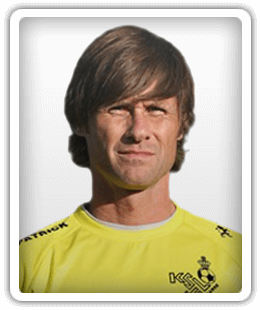
#> input picture FM/sample/1.png, 260 x 310 px, found by its file name; its folder holds only this picture in this run
$ python explore_transparency.py
#> lines starting #> are read from the running program, lines starting #| are printed output that depends on the picture; after the words box and inside, x2 and y2 are one past the last pixel; in counts of white or black regions, pixels touching at a corner belong together
"""Explore how transparent images are converted to RGB.

This script analyzes sample images to understand the transparency pattern,
then demonstrates how to add transparent borders to images.
"""

import os
import numpy as np
from PIL import Image
import matplotlib.pyplot as plt


def analyze_image_transparency(image_path: str) -> dict:
    """Analyze an image to understand its transparency and color structure.

    Args:
        image_path: Path to the image file.

    Returns:
        Dictionary with analysis results.
    """
#> called with image_path = 'd:\\Mini-Project\\FM\\sample/1.png'
    print(f"\n{'='*60}")
    print(f"Analyzing: {os.path.basename(image_path)}")
    print('='*60)

    # Load image with all channels
    img = Image.open(image_path)
#> img is the input picture: PIL image 260x310 P; mean R, G, B, A 139.4, 130.7, 106.1, 198.8

    results = {
        'filename': os.path.basename(image_path),
        'mode': img.mode,
        'size': img.size,
        'has_alpha': img.mode in ('RGBA', 'LA', 'PA')
    }

    print(f"Mode: {img.mode}")
#| Mode: P
    print(f"Size: {img.size}")
#| Size: (260, 310)
    print(f"Has Alpha: {results['has_alpha']}")
#| Has Alpha: False

    # Convert to numpy array
    img_array = np.array(img)
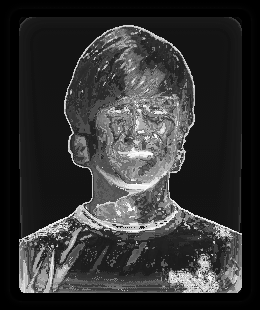
#> img_array: shape (310, 260); min 0, max 254, mean 51.8
    print(f"Array shape: {img_array.shape}")
#| Array shape: (310, 260)
    print(f"Array dtype: {img_array.dtype}")
#| Array dtype: uint8

    results['array_shape'] = img_array.shape

    # Analyze channels
    if results['has_alpha']:
        if img.mode == 'RGBA':
            r, g, b, a = img_array[:,:,0], img_array[:,:,1], img_array[:,:,2], img_array[:,:,3]
            print(f"\nChannel ranges:")
            print(f"  R: [{r.min()}, {r.max()}]")
            print(f"  G: [{g.min()}, {g.max()}]")
            print(f"  B: [{b.min()}, {b.max()}]")
            print(f"  A: [{a.min()}, {a.max()}]")

            # Find transparent pixels (alpha = 0)
            transparent_mask = (a == 0)
            num_transparent = np.sum(transparent_mask)
            total_pixels = a.size

            print(f"\nTransparency analysis:")
            print(f"  Transparent pixels: {num_transparent} ({num_transparent/total_pixels*100:.2f}%)")
            print(f"  Opaque pixels: {total_pixels - num_transparent} ({(total_pixels-num_transparent)/total_pixels*100:.2f}%)")

            if num_transparent > 0:
                # Analyze what RGB values transparent pixels have
                trans_r = r[transparent_mask]
                trans_g = g[transparent_mask]
                trans_b = b[transparent_mask]

                print(f"\nRGB values at transparent pixels:")
                print(f"  R: [{trans_r.min()}, {trans_r.max()}] (mean: {trans_r.mean():.2f})")
                print(f"  G: [{trans_g.min()}, {trans_g.max()}] (mean: {trans_g.mean():.2f})")
                print(f"  B: [{trans_b.min()}, {trans_b.max()}] (mean: {trans_b.mean():.2f})")

                # Check if most transparent pixels are white (255, 255, 255)
                white_transparent = np.sum((trans_r == 255) & (trans_g == 255) & (trans_b == 255))
                print(f"  White (255,255,255) transparent pixels: {white_transparent} ({white_transparent/num_transparent*100:.2f}%)")

                results['transparent_pixels'] = num_transparent
                results['transparent_color'] = (trans_r.mean(), trans_g.mean(), trans_b.mean())

    # Convert to RGB and analyze
    print(f"\n{'---'*20}")
    print("Converting to RGB...")
    rgb_img = img.convert('RGB')
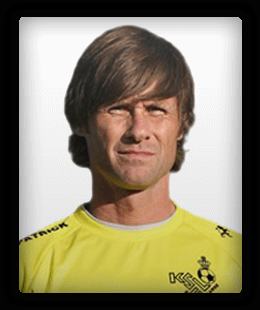
#> rgb_img: PIL image 260x310 RGB; mean R, G, B 139.4, 130.7, 106.1
    rgb_array = np.array(rgb_img)

    print(f"RGB array shape: {rgb_array.shape}")
#| RGB array shape: (310, 260, 3)
    print(f"RGB array dtype: {rgb_array.dtype}")
#| RGB array dtype: uint8

    r, g, b = rgb_array[:,:,0], rgb_array[:,:,1], rgb_array[:,:,2]
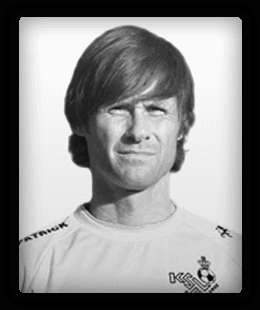
#> r: shape (310, 260); min 0, max 250, mean 139.4
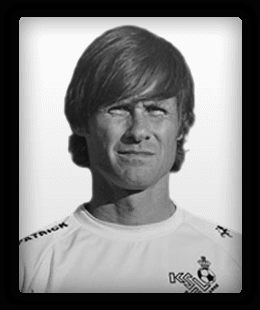
#> g: shape (310, 260); min 0, max 250, mean 130.7
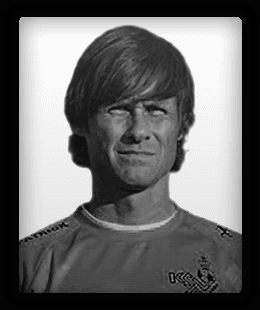
#> b: shape (310, 260); min 0, max 250, mean 106.1
    print(f"\nRGB channel ranges after conversion:")
    print(f"  R: [{r.min()}, {r.max()}]")
#|   R: [0, 250]
    print(f"  G: [{g.min()}, {g.max()}]")
#|   G: [0, 250]
    print(f"  B: [{b.min()}, {b.max()}]")
#|   B: [0, 250]

    # If original had alpha, check what happened to transparent areas
    if results['has_alpha'] and num_transparent > 0:
        # Get RGB values at same positions that were transparent
        rgb_at_transparent_r = r[transparent_mask]
        rgb_at_transparent_g = g[transparent_mask]
        rgb_at_transparent_b = b[transparent_mask]

        print(f"\nRGB values at formerly transparent positions:")
        print(f"  R: [{rgb_at_transparent_r.min()}, {rgb_at_transparent_r.max()}] (mean: {rgb_at_transparent_r.mean():.2f})")
        print(f"  G: [{rgb_at_transparent_g.min()}, {rgb_at_transparent_g.max()}] (mean: {rgb_at_transparent_g.mean():.2f})")
        print(f"  B: [{rgb_at_transparent_b.min()}, {rgb_at_transparent_b.max()}] (mean: {rgb_at_transparent_b.mean():.2f})")

        # Check if they became white or black
        white_count = np.sum((rgb_at_transparent_r == 255) & (rgb_at_transparent_g == 255) & (rgb_at_transparent_b == 255))
        black_count = np.sum((rgb_at_transparent_r == 0) & (rgb_at_transparent_g == 0) & (rgb_at_transparent_b == 0))

        print(f"  White (255,255,255): {white_count} ({white_count/num_transparent*100:.2f}%)")
        print(f"  Black (0,0,0): {black_count} ({black_count/num_transparent*100:.2f}%)")

        results['rgb_transparent_color'] = (rgb_at_transparent_r.mean(), rgb_at_transparent_g.mean(), rgb_at_transparent_b.mean())

    return results


# [67 lines left out: function visualize_transparency, not called in this run]


def explore_sample_gallery(gallery_dir: str = r"d:\Mini-Project\FM\sample", num_samples: int = 5):
    """Explore multiple images from the sample gallery.

    Args:
        gallery_dir: Path to gallery directory.
        num_samples: Number of images to analyze.
    """
    print("="*60)
    print("EXPLORING SAMPLE GALLERY")
    print("="*60)

    # Get PNG files
    png_files = []
    for filename in os.listdir(gallery_dir):
        if filename.lower().endswith('.png'):
            png_files.append(os.path.join(gallery_dir, filename))

    png_files.sort()

    if not png_files:
        print(f"No PNG files found in {gallery_dir}")
        return

    print(f"Found {len(png_files)} PNG files")
    print(f"Analyzing first {min(num_samples, len(png_files))} images...\n")

    results = []
    for image_path in png_files[:num_samples]:
        result = analyze_image_transparency(image_path)
        results.append(result)

    # Summary
    print(f"\n{'='*60}")
    print("SUMMARY")
    print('='*60)

    has_alpha_count = sum(1 for r in results if r['has_alpha'])
#> has_alpha_count = 0
    print(f"Images with alpha channel: {has_alpha_count}/{len(results)}")
#| Images with alpha channel: 0/1

    if has_alpha_count > 0:
        print(f"\nPattern detected:")
        alpha_results = [r for r in results if r['has_alpha']]

        if 'transparent_color' in alpha_results[0]:
            avg_trans_color = np.mean([r['transparent_color'] for r in alpha_results if 'transparent_color' in r], axis=0)
            print(f"  Average RGB at transparent pixels: ({avg_trans_color[0]:.1f}, {avg_trans_color[1]:.1f}, {avg_trans_color[2]:.1f})")

            if all(c > 250 for c in avg_trans_color):
                print(f"  ✅ Transparent areas are WHITE (255, 255, 255)")
            elif all(c < 5 for c in avg_trans_color):
                print(f"  ✅ Transparent areas are BLACK (0, 0, 0)")
            else:
                print(f"  ⚠️ Transparent areas have mixed colors")

        if 'rgb_transparent_color' in alpha_results[0]:
            avg_rgb_trans = np.mean([r['rgb_transparent_color'] for r in alpha_results if 'rgb_transparent_color' in r], axis=0)
            print(f"  After RGB conversion: ({avg_rgb_trans[0]:.1f}, {avg_rgb_trans[1]:.1f}, {avg_rgb_trans[2]:.1f})")

            if all(c > 250 for c in avg_rgb_trans):
                print(f"  ✅ Transparent pixels become WHITE in RGB")
            elif all(c < 5 for c in avg_rgb_trans):
                print(f"  ✅ Transparent pixels become BLACK in RGB")

    return results


def main():
    """Main exploration function."""
    import argparse

    parser = argparse.ArgumentParser(
        description="Explore how transparent images convert to RGB"
    )
    parser.add_argument(
        "--gallery",
        default=r"d:\Mini-Project\FM\sample",
        help="Gallery directory to explore"
    )
    parser.add_argument(
        "--samples",
        type=int,
        default=5,
        help="Number of sample images to analyze"
    )
    parser.add_argument(
        "--visualize",
        metavar="IMAGE",
        help="Path to specific image to visualize"
    )
    parser.add_argument(
        "--output",
        help="Output path for visualization"
    )

    args = parser.parse_args()

    if args.visualize:
        # Visualize specific image
        visualize_transparency(args.visualize, args.output)
    else:
        # Explore gallery
        results = explore_sample_gallery(args.gallery, args.samples)

        # Optionally visualize first image with alpha
        if results:
            alpha_images = [r for r in results if r['has_alpha']]
#> alpha_images = []
            if alpha_images:
                print(f"\n{'='*60}")
                print("Creating visualization for first image with alpha channel...")
                print('='*60)

                first_alpha = alpha_images[0]['filename']
                image_path = os.path.join(args.gallery, first_alpha)
                output_path = args.output or f"transparency_analysis_{first_alpha}"

                try:
                    visualize_transparency(image_path, output_path)
                except Exception as e:
                    print(f"Could not create visualization: {e}")


if __name__ == "__main__":
    main()

$ run again, on FM/sample/100014.png
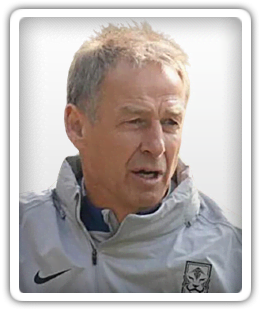
#> input picture FM/sample/100014.png, 260 x 310 px, found by its file name
#> in analyze_image_transparency, img is the input picture: PIL image 260x310 RGBA; mean R, G, B, A 136.2, 129.4, 127.4, 198.9
#| Mode: RGBA
#| Size: (260, 310)
#| Has Alpha: True
#| Array shape: (310, 260, 4)
#| Array dtype: uint8
#|   R: [0, 255]
#|   G: [0, 255]
#|   B: [0, 255]
#|   A: [0, 255]
#> in analyze_image_transparency, `transparent_mask = (a == 0)`:
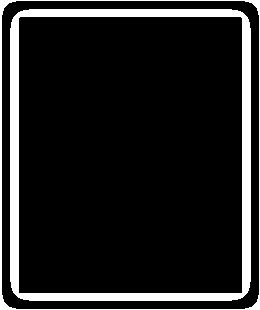
#> transparent_mask: shape (310, 260) bool; 12.6% white; 2 white regions, box (x1, y1, x2, y2) and area: (10, 9, 251, 301) 8466, (0, 0, 260, 310) 1680
#> num_transparent = 10146
#|   Transparent pixels: 10146 (12.59%)
#|   Opaque pixels: 70454 (87.41%)
#> trans_r = 10146 values, max 196 at index 2733, min 0 at index 0, mean 56.11
#> trans_g = 10146 values, max 194 at index 2691, min 0 at index 0, mean 56.74
#> trans_b = 10146 values, max 195 at index 2775, min 0 at index 0, mean 57.81
#|   R: [0, 196] (mean: 56.11)
#|   G: [0, 194] (mean: 56.74)
#|   B: [0, 195] (mean: 57.81)
#> white_transparent = 0
#|   White (255,255,255) transparent pixels: 0 (0.00%)
#| RGB array shape: (310, 260, 3)
#| RGB array dtype: uint8
#|   R: [0, 255]
#|   G: [0, 255]
#|   B: [0, 255]
#> rgb_at_transparent_r has the same summary as trans_r
#> rgb_at_transparent_g has the same summary as trans_g
#> rgb_at_transparent_b has the same summary as trans_b
#|   R: [0, 196] (mean: 56.11)
#|   G: [0, 194] (mean: 56.74)
#|   B: [0, 195] (mean: 57.81)
#> black_count = 5928
#|   White (255,255,255): 0 (0.00%)
#|   Black (0,0,0): 5928 (58.43%)
#> result = {'filename': '100014.png', 'mode': 'RGBA', 'size': (260, 310), 'has_alpha': True, 'array_shape': (310, 260, 4), 'transparent_pixels': 10146, 'transparent_color': (56.11, 56.74, 57.81), 'rgb_transparent_color': (56.11, 56.74, 57.81)}
#> has_alpha_count = 1
#| Images with alpha channel: 1/1
#> alpha_results = 1 item
#> avg_trans_color = [56.11, 56.74, 57.81]
#|   Average RGB at transparent pixels: (56.1, 56.7, 57.8)
#|   After RGB conversion: (56.1, 56.7, 57.8)
#> results = 1 item
#> first_alpha = '100014.png'
#> output_path = 'transparency_analysis_100014.png'
#> in visualize_transparency, `rgb_at_transparent[~transparent_mask] = 0`:
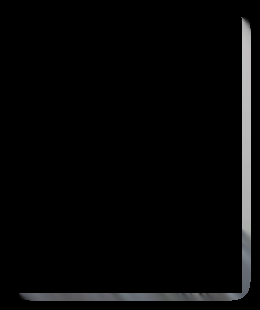
#> rgb_at_transparent: shape (310, 260, 3); mean R, G, B 7.1, 7.1, 7.3
#> diff: shape (310, 260) float64; every value is 0

$ run again, on FM/sample/1000438.png
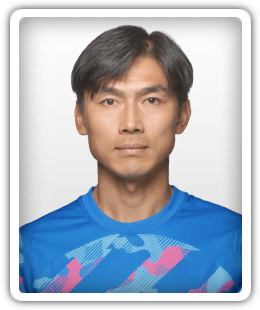
#> input picture FM/sample/1000438.png, 260 x 310 px, found by its file name
#> in analyze_image_transparency, img is the input picture: PIL image 260x310 RGBA; mean R, G, B, A 124, 133.2, 146.4, 199.1
#| Mode: RGBA
#| Size: (260, 310)
#| Has Alpha: True
#| Array shape: (310, 260, 4)
#| Array dtype: uint8
#|   R: [0, 255]
#|   G: [0, 255]
#|   B: [0, 255]
#|   A: [0, 255]
#> in analyze_image_transparency, `transparent_mask = (a == 0)`:
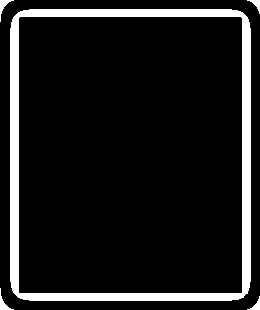
#> transparent_mask: shape (310, 260) bool; 10.9% white; 5 white regions, box (x1, y1, x2, y2) and area: (10, 9, 251, 301) 8469, (0, 0, 14, 22) 88, (0, 288, 14, 310) 88, (247, 0, 260, 14) 66, (247, 296, 260, 310) 66
#> num_transparent = 8777
#|   Transparent pixels: 8777 (10.89%)
#|   Opaque pixels: 71823 (89.11%)
#> trans_r = 8777 values, max 194 at index 2471, min 0 at index 0, mean 51.2
#> trans_g = 8777 values, max 193 at index 2363, min 0 at index 0, mean 62.23
#> trans_b = 8777 values, max 193 at index 2363, min 0 at index 0, mean 75.51
#|   R: [0, 194] (mean: 51.20)
#|   G: [0, 193] (mean: 62.23)
#|   B: [0, 193] (mean: 75.51)
#> white_transparent = 0
#|   White (255,255,255) transparent pixels: 0 (0.00%)
#| RGB array shape: (310, 260, 3)
#| RGB array dtype: uint8
#|   R: [0, 255]
#|   G: [0, 255]
#|   B: [0, 255]
#> rgb_at_transparent_r has the same summary as trans_r
#> rgb_at_transparent_g has the same summary as trans_g
#> rgb_at_transparent_b has the same summary as trans_b
#|   R: [0, 194] (mean: 51.20)
#|   G: [0, 193] (mean: 62.23)
#|   B: [0, 193] (mean: 75.51)
#> black_count = 4556
#|   White (255,255,255): 0 (0.00%)
#|   Black (0,0,0): 4556 (51.91%)
#> result = {'filename': '1000438.png', 'mode': 'RGBA', 'size': (260, 310), 'has_alpha': True, 'array_shape': (310, 260, 4), 'transparent_pixels': 8777, 'transparent_color': (51.2, 62.23, 75.51), 'rgb_transparent_color': (51.2, 62.23, 75.51)}
#> has_alpha_count = 1
#| Images with alpha channel: 1/1
#> alpha_results = 1 item
#> avg_trans_color = [51.2, 62.23, 75.51]
#|   Average RGB at transparent pixels: (51.2, 62.2, 75.5)
#|   After RGB conversion: (51.2, 62.2, 75.5)
#> results = 1 item
#> first_alpha = '1000438.png'
#> output_path = 'transparency_analysis_1000438.png'
#> in visualize_transparency, `rgb_at_transparent[~transparent_mask] = 0`:
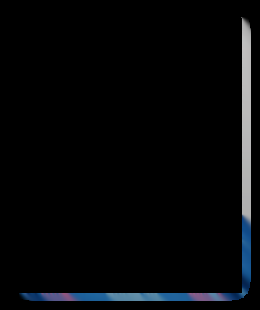
#> rgb_at_transparent: shape (310, 260, 3); mean R, G, B 5.6, 6.8, 8.2
#> diff: shape (310, 260) float64; every value is 0
